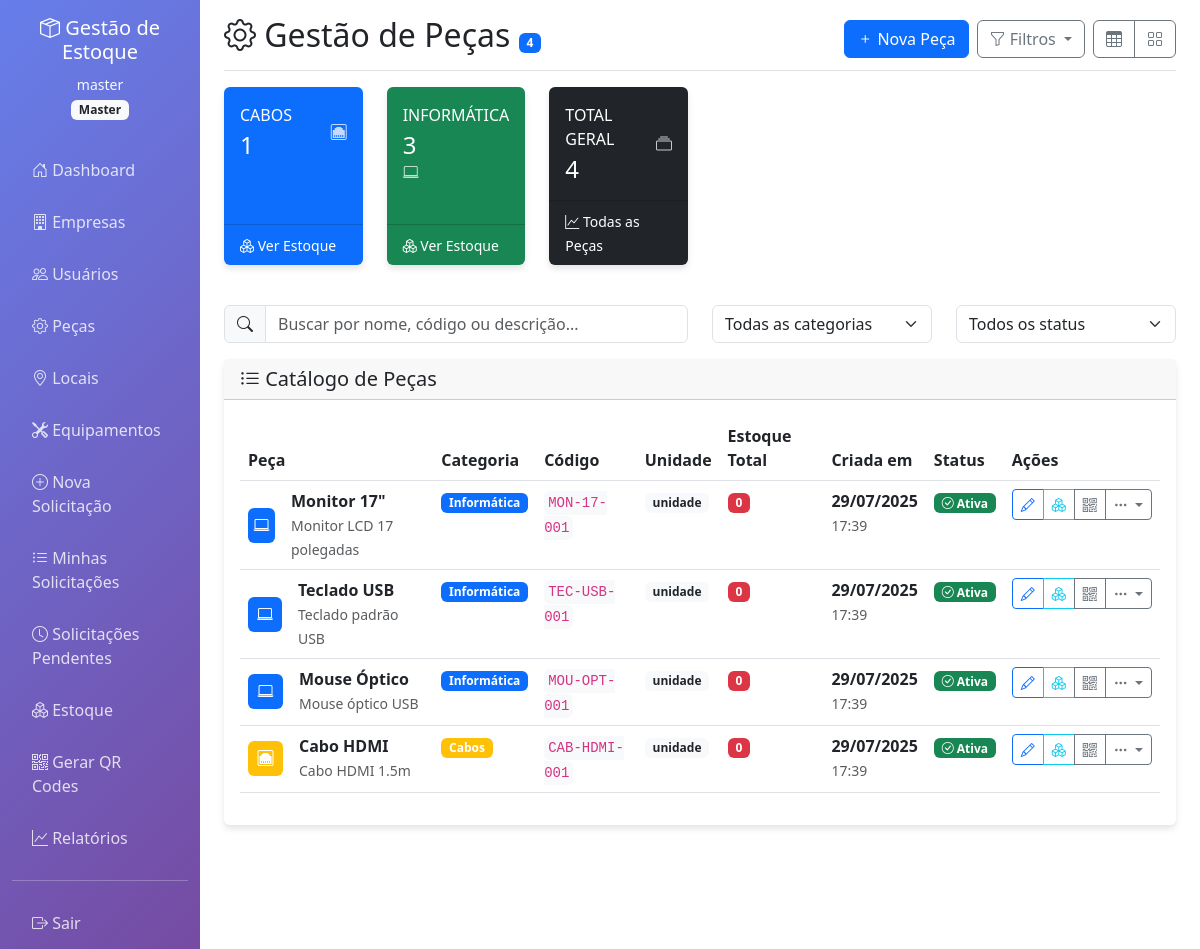
The page /parts (signed in) on the database as committed earlier.
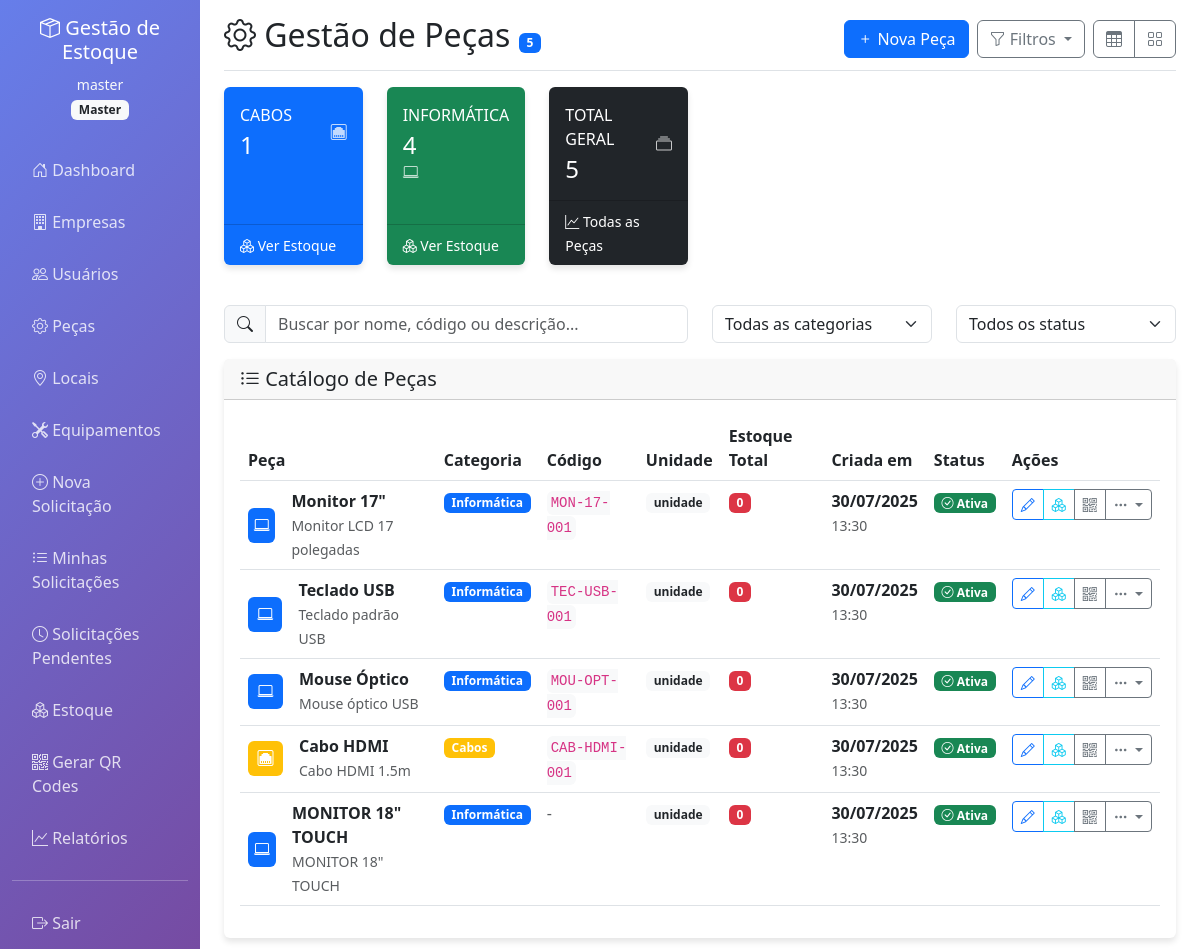
The same page on the database as committed later.
### app.py (models this page shows)
class Part(db.Model):
    id = db.Column(db.Integer, primary_key=True)
    name = db.Column(db.String(100), nullable=False)
    description = db.Column(db.Text)
    part_number = db.Column(db.String(50))
    base_code = db.Column(db.String(20), unique=True)
    category = db.Column(db.String(50))
    unit_measure = db.Column(db.String(20))  # unidade, kg, metro, etc
    is_active = db.Column(db.Boolean, default=True)
    created_at = db.Column(db.DateTime, default=datetime.utcnow)

### app.py (the view)
@app.route('/parts')
@login_required
@role_required('master', 'admin', 'receptor')
def manage_parts():
    parts = Part.query.filter_by(is_active=True).all()
    return render_template('parts.html', parts=parts)

### app.py (called while the page is built)
@app.context_processor
def inject_now():
    return {'now': datetime.utcnow()}

def role_required(*roles):
    def decorator(f):
        @wraps(f)
        def decorated_function(*args, **kwargs):
            if not current_user.is_authenticated or current_user.role not in roles:
                flash('Acesso negado. Você não tem permissão para acessar esta página.', 'error')
                return redirect(url_for('dashboard'))
            return f(*args, **kwargs)
        return decorated_function
    return decorator

@login_manager.user_loader
def load_user(user_id):
    return User.query.get(int(user_id))

### templates/parts.html (shortened to what the changed rows need)
{% extends "base.html" %}
{% block content %}
<div class="d-flex justify-content-between flex-wrap flex-md-nowrap align-items-center pt-3 pb-2 mb-3 border-bottom">
    <h1 class="h2">
        <i class="bi bi-gear"></i> Gestão de Peças
        {% if parts %}
        <span class="badge bg-primary">{{ parts|length }}</span>
        {% endif %}
    </h1>
</div>
{% if parts %}
<div class="row mb-4">
    {% set categories = parts|groupby('category') %}
    {% set category_colors = ['primary', 'success', 'info', 'warning', 'danger', 'secondary'] %}
    {% for category, parts_in_category in categories %}
    {% set loop_index = loop.index0 % 6 %}
    <div class="col-md-6 col-lg-4 col-xl-2 mb-3">
        <div class="card bg-{{ category_colors[loop_index] }} text-white h-100">
            <div class="card-body">
                <div class="row no-gutters align-items-center">
                    <div class="col mr-2">
                        <div class="text-xs font-weight-bold text-uppercase mb-1">
                            {{ category or 'Sem Categoria' }}
                        </div>
                        <div class="h4 mb-0 font-weight-bold">
                            {{ parts_in_category|list|length }}
                        </div>
                    </div>
                    <div class="col-auto">
                        <i class="bi bi-{{ 'laptop' if category == 'Informática' else 'cpu' if category == 'Eletrônicos' else 'house' if category == 'Móveis' else 'ethernet' if category == 'Cabos' else 'wrench' if category == 'Ferramentas' else 'gear' }} fa-2x opacity-75"></i>
                    </div>
                </div>
            </div>
            <div class="card-footer bg-transparent">
                <small class="text-white">
                    <i class="bi bi-boxes"></i>
                    Ver Estoque
                </small>
            </div>
        </div>
    </div>
    {% endfor %}
    <div class="col-md-6 col-lg-4 col-xl-2 mb-3">
        <div class="card bg-dark text-white h-100">
            <div class="card-body">
                <div class="row no-gutters align-items-center">
                    <div class="col mr-2">
                        <div class="text-xs font-weight-bold text-uppercase mb-1">
                            Total Geral
                        </div>
                        <div class="h4 mb-0 font-weight-bold">
                            {{ parts|length }}
                        </div>
                    </div>
                    <div class="col-auto">
                        <i class="bi bi-collection fa-2x opacity-75"></i>
                    </div>
                </div>
            </div>
            <div class="card-footer bg-transparent">
                <small class="text-white">
                    <i class="bi bi-graph-up"></i>
                    Todas as Peças
                </small>
            </div>
        </div>
    </div>
</div>
<div class="row mb-3">
    <div class="col-md-6">
        <div class="input-group">
            <span class="input-group-text">
                <i class="bi bi-search"></i>
            </span>
            <input type="text" class="form-control" id="searchInput"
                   placeholder="Buscar por nome, código ou descrição..."
                   onkeyup="filterParts()">
        </div>
    </div>
    <div class="col-md-3">
        <select class="form-select" id="categoryFilter" onchange="filterByCategory()">
            <option value="">Todas as categorias</option>
        </select>
    </div>
    <div class="col-md-3">
        <select class="form-select" id="statusFilter" onchange="filterByStatus()">
            <option value="">Todos os status</option>
        </select>
    </div>
</div>
<div id="table-view" class="card">
    <div class="card-header">
        <h5 class="card-title mb-0">
            <i class="bi bi-list-ul"></i> Catálogo de Peças
        </h5>
    </div>
    <div class="card-body">
        <div class="table-responsive">
            <table class="table table-hover">
                <thead>
                    <tr>
                        <th>Peça</th>
                        <th>Categoria</th>
                        <th>Código</th>
                        <th>Unidade</th>
                        <th>Estoque Total</th>
                        <th>Criada em</th>
                        <th>Status</th>
                        <th>Ações</th>
                    </tr>
                </thead>
                <tbody id="partsTableBody">
                    {% for part in parts %}
                    <tr data-part="{{ part.name|lower }} {{ part.part_number|lower if part.part_number else '' }} {{ part.description|lower if part.description else '' }}"
                        data-category="{{ part.category or '' }}"
                        data-status="{{ 'active' if part.is_active else 'inactive' }}">
                        <td>
                            <div class="d-flex align-items-center">
                                <div class="avatar-sm bg-{{ 'primary' if part.category == 'Informática' else 'success' if part.category == 'Eletrônicos' else 'info' if part.category == 'Móveis' else 'warning' if part.category == 'Cabos' else 'secondary' }} text-white rounded d-flex align-items-center justify-content-center me-3">
                                    <i class="bi bi-{{ 'laptop' if part.category == 'Informática' else 'cpu' if part.category == 'Eletrônicos' else 'house' if part.category == 'Móveis' else 'ethernet' if part.category == 'Cabos' else 'gear' }}"></i>
                                </div>
                                <div>
                                    <strong>{{ part.name }}</strong>
                                    {% if part.description %}
                                    <br><small class="text-muted">{{ part.description[:60] }}{% if part.description|length > 60 %}...{% endif %}</small>
                                    {% endif %}
                                </div>
                            </div>
                        </td>
                        <td>
                            {% if part.category %}
                            <span class="badge bg-{{ 'primary' if part.category == 'Informática' else 'success' if part.category == 'Eletrônicos' else 'info' if part.category == 'Móveis' else 'warning' if part.category == 'Cabos' else 'secondary' }}">
                                {{ part.category }}
                            </span>
                            {% else %}
                            <span class="text-muted">-</span>
                            {% endif %}
                        </td>
                        <td>
                            {% if part.part_number %}
                            <code class="bg-light p-1 rounded">{{ part.part_number }}</code>
                            {% else %}
                            <span class="text-muted">-</span>
                            {% endif %}
                        </td>
                        <td>
                            <span class="badge bg-light text-dark">{{ part.unit_measure or 'unidade' }}</span>
                        </td>
                        <td>
                            {% set total_stock = 0 %}
                            {% for stock in part.stocks %}
                                {% set total_stock = total_stock + stock.quantity %}
                            {% endfor %}
                            {% if total_stock > 0 %}
                            <span class="badge bg-success fs-6">{{ total_stock }}</span>
                            {% if part.stocks|length > 1 %}
                            <br><small class="text-muted">{{ part.stocks|length }} empresa(s)</small>
                            {% endif %}
                            {% else %}
                            <span class="badge bg-danger">0</span>
                            {% endif %}
                        </td>
                        <td>
                            <strong>{{ part.created_at.strftime('%d/%m/%Y') }}</strong>
                            <br><small class="text-muted">{{ part.created_at.strftime('%H:%M') }}</small>
                        </td>
                        <td>
                            <span class="badge {{ 'bg-success' if part.is_active else 'bg-secondary' }}">
                                <i class="bi bi-{{ 'check-circle' if part.is_active else 'pause-circle' }}"></i>
                                {{ 'Ativa' if part.is_active else 'Inativa' }}
                            </span>
                        </td>
                        <td>
                            <div class="btn-group">
                                {% if current_user.role == 'master' %}
                                <a href="{{ url_for('edit_part', id=part.id) }}"
                                   class="btn btn-sm btn-outline-primary"
                                   title="Editar peça">
                                    <i class="bi bi-pencil"></i>
                                </a>
                                {% endif %}
                                <a href="{{ url_for('manage_stock') }}?part_id={{ part.id }}"
                                   class="btn btn-sm btn-outline-info"
                                   title="Ver estoque">
                                    <i class="bi bi-boxes"></i>
                                </a>
                                <a href="{{ url_for('generate_qr_codes') }}?part_id={{ part.id }}"
                                   class="btn btn-sm btn-outline-secondary"
                                   title="QR Codes">
                                    <i class="bi bi-qr-code"></i>
                                </a>
                                <div class="btn-group">
                                    <button type="button" class="btn btn-sm btn-outline-secondary dropdown-toggle" data-bs-toggle="dropdown">
                                        <i class="bi bi-three-dots"></i>
                                    </button>
                                </div>
                            </div>
                        </td>
                    </tr>
                    {% endfor %}
                </tbody>
            </table>
        </div>
    </div>
</div>
{% endif %}
{% endblock %}

Rows that differ between the two databases and show on the page:
changed Part "CABOS": created_at "29/07/2025" → "30/07/2025"; created_at "17:39" → "13:30"
changed Part "INFORMÁTICA": parts_in_category "3" → "4"; created_at "29/07/2025" → "30/07/2025"; created_at "17:39" → "13:30"
changed Part "Teclado USB": created_at "29/07/2025" → "30/07/2025"; created_at "17:39" → "13:30"
changed Part "Mouse Óptico": created_at "29/07/2025" → "30/07/2025"; created_at "17:39" → "13:30"
added Part: name "MONITOR 18\" TOUCH", description "MONITOR 18\" TOUCH", category "Informática", unit_measure "unidade", created_at "30/07/2025", created_at "13:30", is_active "Ativa", shown under "Catálogo de Peças"
Other text that changed with them:
{{ parts|length }}: "4" → "5"
